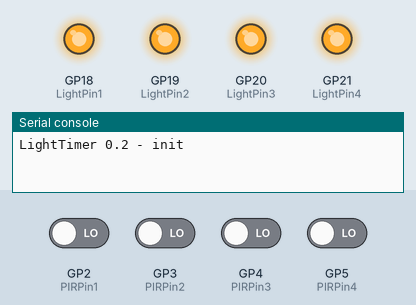
Recording of a program running on a simulated Raspberry Pi Pico running MicroPython. On the bench: output pins drawn as LEDs (lit = HIGH), the last lines printed to the serial console. Inputs (shaded band) come from the test bench; at power-on: GP2 (PIRPin1), GP3 (PIRPin2), GP4 (PIRPin3), GP5 (PIRPin4) LOW. The clock reads 2024-03-15 10:24:30 at power-on unless the program sets it.

Above: at 1.2 s.
1.3 s: GP2 (PIRPin1) driven HIGH
At 4.2 s:
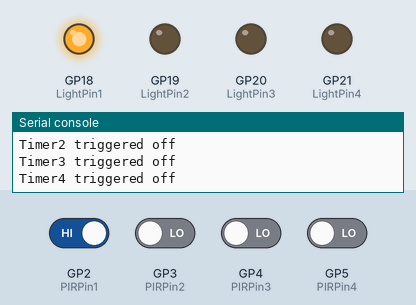
4.3 s: GP3 (PIRPin2) driven HIGH
At 5.7 s:
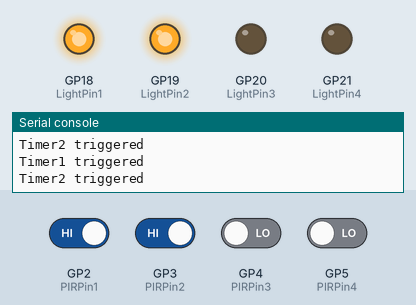
6.0 s: GP4 (PIRPin3) driven HIGH
At 6.9 s:
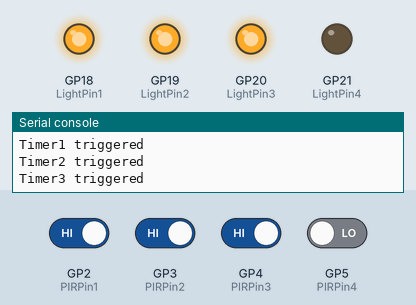
7.5 s: GP5 (PIRPin4) driven HIGH
At 8.1 s:
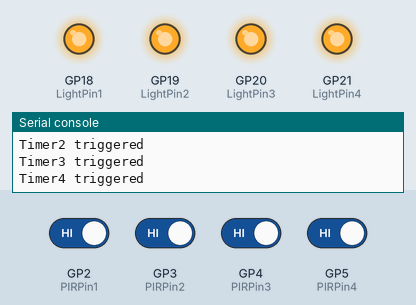
Timing chart, 0 to 10.0 s (numbered marks = the images above; inputs shaded):
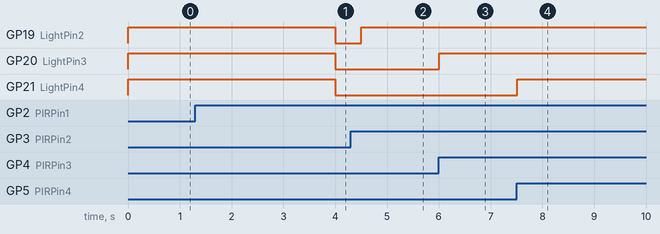

The program:

lighttimer.py
```python
#!/usr/bin/python

########################################################################################
#
# LightTimer.py - Alex Datsko 2024 alexdatsko@gmail.com
# https://github.com/alexdatsko/LightTimer
#   Light Controller project [MicroPython]
#   Raspberry Pi Pico / SB Components Pi Pico Relay Board / HC-501SR PIR sensors
#
#

from machine import Pin, Timer
import time

GLOBALTIMER = 180
# Set all lights to turn on for 3 minutes at a time
INITTIMER = 3
# all lights turn on for 3 seconds on startup
lasttime = 0

# Set pins on Pi Pico to be used as the output pins to the relays. Default pinout = 24,25,26,27 using the red jumpers CLOSED. (The way the board should arrive)
LightPin1 = Pin('GP18', Pin.OUT)   #Pin24
LightPin2 = Pin('GP19', Pin.OUT)   #Pin25
LightPin3 = Pin('GP20', Pin.OUT)   #Pin26
LightPin4 = Pin('GP21', Pin.OUT)   #Pin27

# Set pins on Pi Pico to be used for the input pins from the HC-301 sensors
PIRPin1 = Pin('GP2', Pin.IN, Pin.PULL_DOWN) #Pin3
PIRPin2 = Pin('GP3', Pin.IN, Pin.PULL_DOWN) #Pin4
PIRPin3 = Pin('GP4', Pin.IN, Pin.PULL_DOWN) #Pin5
PIRPin4 = Pin('GP5', Pin.IN, Pin.PULL_DOWN) #Pin6

# Set timers to 0
PIRTimer1 = 0
PIRTimer2 = 0
PIRTimer3 = 0
PIRTimer4 = 0

def initPins():
  global PIRPin1,PIRPin2,PIRPin3,PIRPin4,PIRTimer1,PIRTimer2,PIRTimer3,PIRTimer4,LightPin1,LightPin2,LightPin3,LightPin4

  print("LightTimer 0.2 - init")
#  print(f"PIRTimers.len = {len(PIRTimers)}")
#  print(f"PIRPins.len = {len(PIRPins)}")
#  print(f"LightPins.len = {len(LightPins)}")
  PIRTimer1 = time.time() + INITTIMER  # Init = all lights turn on for 3 seconds
  LightPin1.value(1)
  PIRTimer2 = time.time() + INITTIMER
  LightPin2.value(1)
  PIRTimer3 = time.time() + INITTIMER
  LightPin3.value(1)
  PIRTimer4 = time.time() + INITTIMER
  LightPin4.value(1)

def checkPIR(GLOBALTIMER):
  global PIRPin1,PIRPin2,PIRPin3,PIRPin4,PIRTimer1,PIRTimer2,PIRTimer3,PIRTimer4,LightPin1,LightPin2,LightPin3,LightPin4
  if (PIRPin1.value()>0):
    print(f"Timer1 triggered")
    PIRTimer1 = time.time() + GLOBALTIMER
    LightPin1.value(1)
  if (PIRPin2.value()>0):
    print(f"Timer2 triggered")
    PIRTimer2 = time.time() + GLOBALTIMER
    LightPin2.value(1)
  if (PIRPin3.value()>0):
    print(f"Timer3 triggered")
    PIRTimer3 = time.time() + GLOBALTIMER
    LightPin3.value(1)
  if (PIRPin4.value()>0):
    print(f"Timer4 triggered")
    PIRTimer4 = time.time() + GLOBALTIMER
    LightPin4.value(1)

def checkTimers(lasttime):
  global PIRPin1,PIRPin2,PIRPin3,PIRPin4,PIRTimer1,PIRTimer2,PIRTimer3,PIRTimer4,LightPin1,LightPin2,LightPin3,LightPin4
#  if (time.time() > lasttime):
#    print(f"PIRTimer1 = {PIRTimer1} {time.time()}")
#    print(f"PIRTimer2 = {PIRTimer2} {time.time()}")
#    print(f"PIRTimer3 = {PIRTimer3} {time.time()}")
#    print(f"PIRTimer4 = {PIRTimer4} {time.time()}")
#    lasttime = time.time()
  if (PIRTimer1 > 0) and (time.time() > PIRTimer1):
    print(f"Timer1 triggered off")
    PIRTimer1 = 0
    LightPin1.value(0)
  if (PIRTimer2 > 0) and (time.time() > PIRTimer2):
    print(f"Timer2 triggered off")
    PIRTimer2 = 0
    LightPin2.value(0)
  if (PIRTimer3 > 0) and (time.time() > PIRTimer3):
    print(f"Timer3 triggered off")
    PIRTimer3 = 0
    LightPin3.value(0)
  if (PIRTimer4 > 0) and (time.time() > PIRTimer4):
    print(f"Timer4 triggered off")
    PIRTimer4 = 0
    LightPin4.value(0)
  return lasttime

initPins()
while True:
  checkPIR(GLOBALTIMER)
  lasttime=checkTimers(lasttime)
  time.sleep(0.5)
```

Measured:
- after the input at 1.3 s, GP18 (LightPin1): stays HIGH (without the input it goes to LOW after 2.7 s)
- after the input at 4.3 s, GP19 (LightPin2): LOW → HIGH after 0.21 s
- after the input at 6.0 s, GP20 (LightPin3): LOW → HIGH at once
- after the input at 7.5 s, GP21 (LightPin4): LOW → HIGH at once
